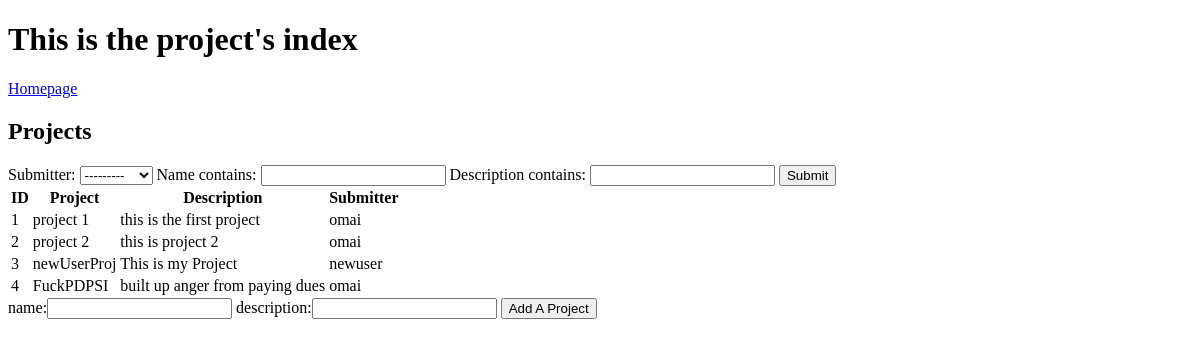
The page /projects (signed in) on the database as committed earlier.
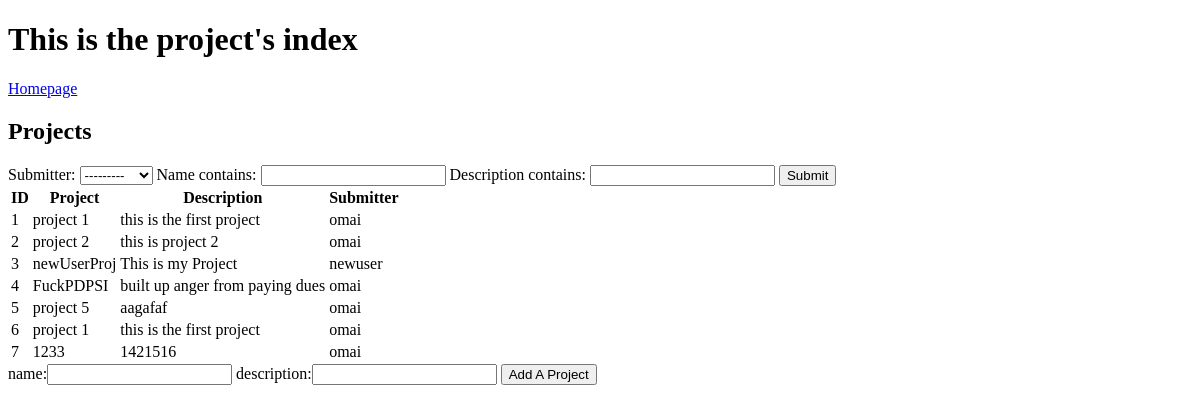
The same page on the database as committed later.
### projects/models.py (models this page shows, shortened)
class Project(models.Model):
	submitter = models.ForeignKey(settings.AUTH_USER_MODEL, on_delete=models.CASCADE , related_name= "projects_created")
	name = models.CharField(max_length=64)
	description = models.CharField(max_length=64)

### authenticate/models.py (models this page shows)
class NewUser(AbstractBaseUser, PermissionsMixin):
	email = models.EmailField(_('email address'), unique=True)
	user_name = models.CharField(max_length=150, unique=True)
	first_name = models.CharField(max_length=150, blank=True)
	start_date = models.DateTimeField(default=timezone.now)
	about = models.TextField(_(
		'about'), max_length=150, blank=True)
	is_staff = models.BooleanField(default=False)
	is_active = models.BooleanField(default=True)
	objects = CustomAccountManager()
	USERNAME_FIELD = "email"
	REQUIRED_FIELDS = ['user_name', 'first_name']
	def __str__(self):
		return self.user_name

### projects/views.py (the view)
# urls.py: path('', views.index, name="index"),
@login_required(login_url='authenticate:login')#decorator that does not allow access to views when you are not logged in
def index(request):
	project_list = Project.objects.all()#all project objects
	project_filter = ProjectFilter(request.GET , queryset= Project.objects.all())
	project_list = project_filter.qs
	if request.method == "POST":
		form = ProjectAddForm(request.POST)
		if form.is_valid():
			project = Project(name=request.POST.get('name'),description=request.POST.get('description'),submitter=request.user)
			project.save()
			return redirect("projects:index")
		else:
			messages.error(request,"INVALID INPUT")
			context = {
			'project_list': project_list,
			'project_filter': project_filter,
			'form': ProjectAddForm()
			}
			return render(request, "projects/index.html",context)
	else:
		context = {
			'project_list': project_list,
			'project_filter': project_filter,
			'form': ProjectAddForm()
		}
		return render(request, "projects/index.html",context)

### projects/forms.py
class ProjectAddForm(forms.Form):
	name = forms.CharField(label='name', max_length = 64)
	description = forms.CharField(label = 'description', max_length=64)

### projects/templates/projects/index.html (shortened to what this page needs)
{% extends "authenticate/layout.html" %}
{% block body %}
	<h1>This is the project's index</h1>
	<a href="{% url 'authenticate:home' %}">Homepage</a>
	<h2>Projects</h2>
	<form method = "get">
		{% for field in project_filter.form %}
			{{field.label}}: {{ field }}
		{% endfor %}
		<button type="submit">Submit</button>
	</form>
	<table>
		<tr>
			<th>ID</th>
			<th>Project</th>
			<th>Description</th>
			<th>Submitter</th>
		</tr>
	{% for project in project_list %}
	<div>
		<tr>
			<td>{{project.id}}</td>
			<td>{{project.name}}</td>
			<td>{{project.description}}</td>
			<td>{{project.submitter}}</td>
		</tr>
	</div>
	{%endfor%}
	</table>
	<div>
		<form method ="post" action="{% url 'projects:index' %}">
			{{form}}
			<button type="submit">Add A Project</button>
		</form>
	</div>
{% endblock %}

### authenticate/templates/authenticate/layout.html (shortened to what this page needs)
<!DOCTYPE html>
<html>
<head>
</head>
<body>
	{% block body%}
	{%endblock%}
</body>
</html>

Rows that differ between the two databases and show on the page:
added Project: id "5", name "project 5", description "aagafaf", submitter "omai"
added Project: id "6", name "project 1", description "this is the first project", submitter "omai"
added Project: id "7", name "1233", description "1421516", submitter "omai"
